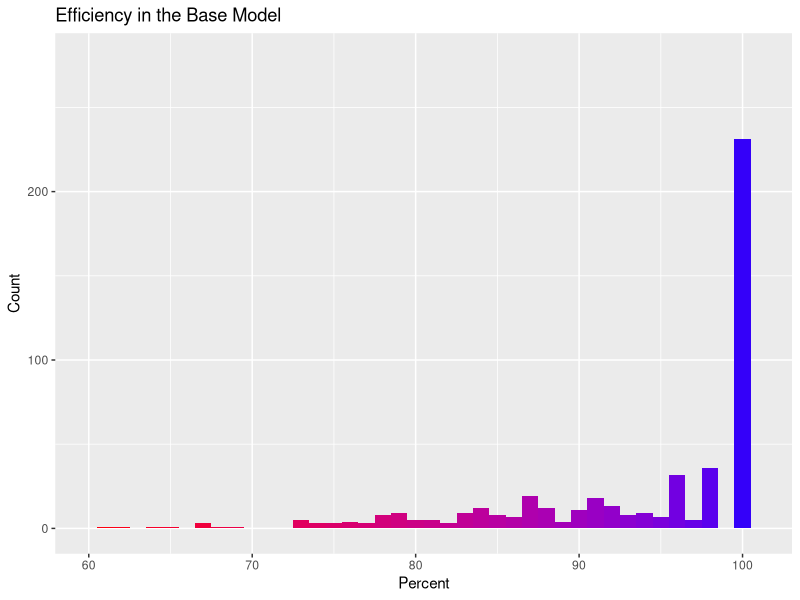
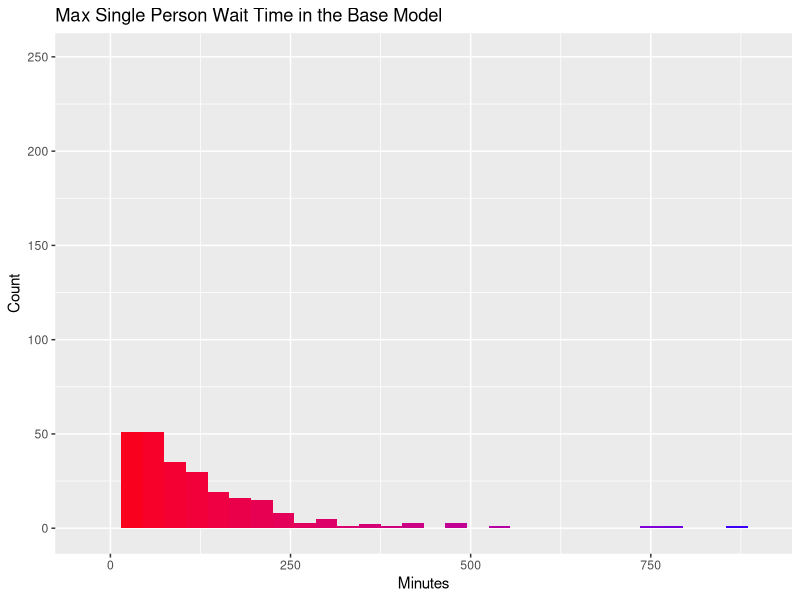
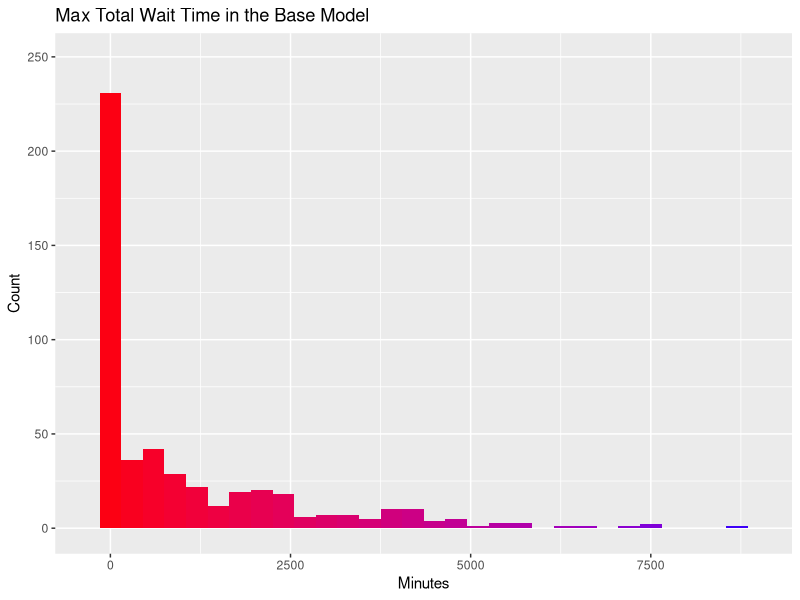
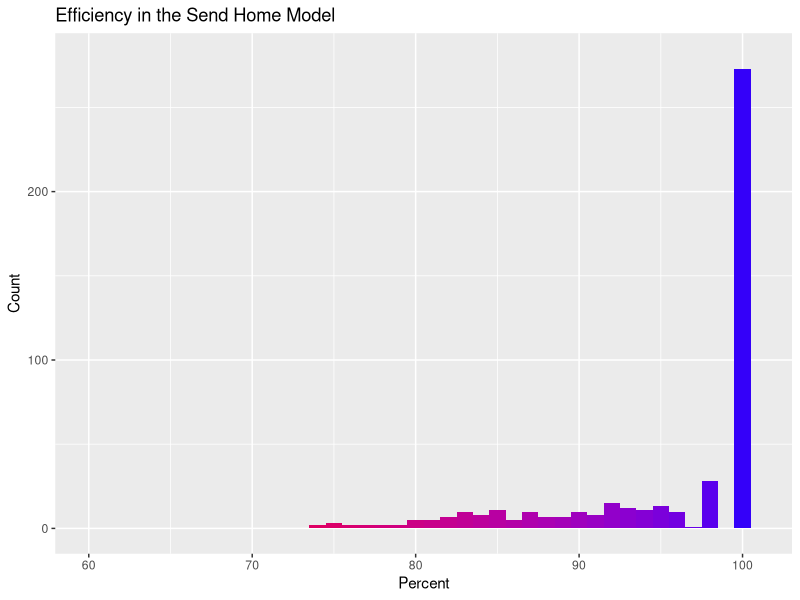
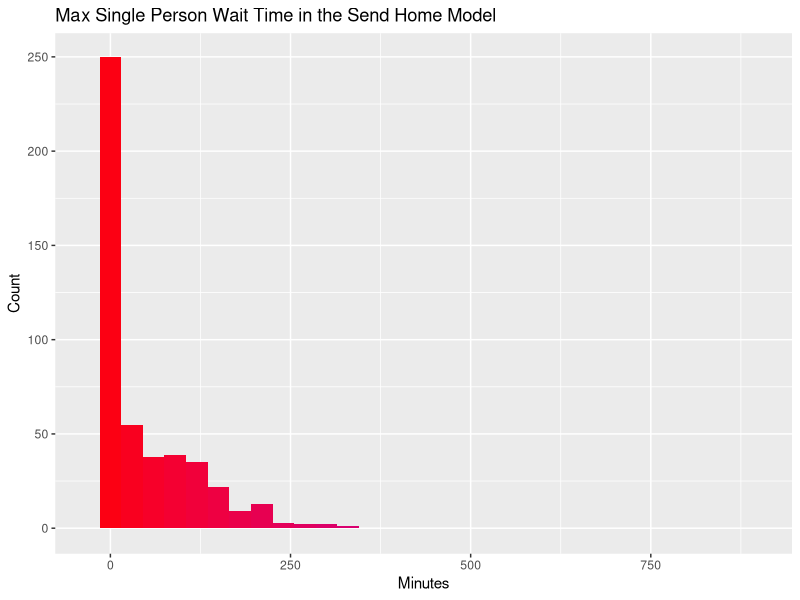
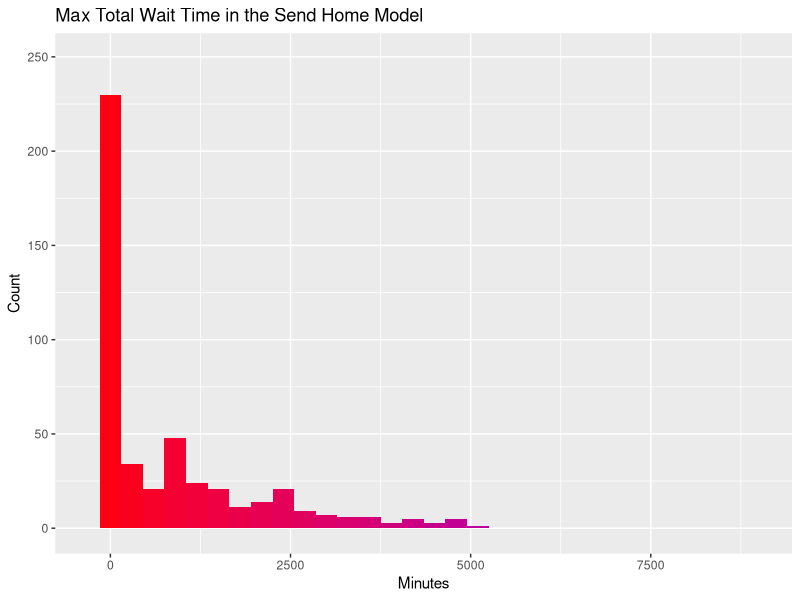
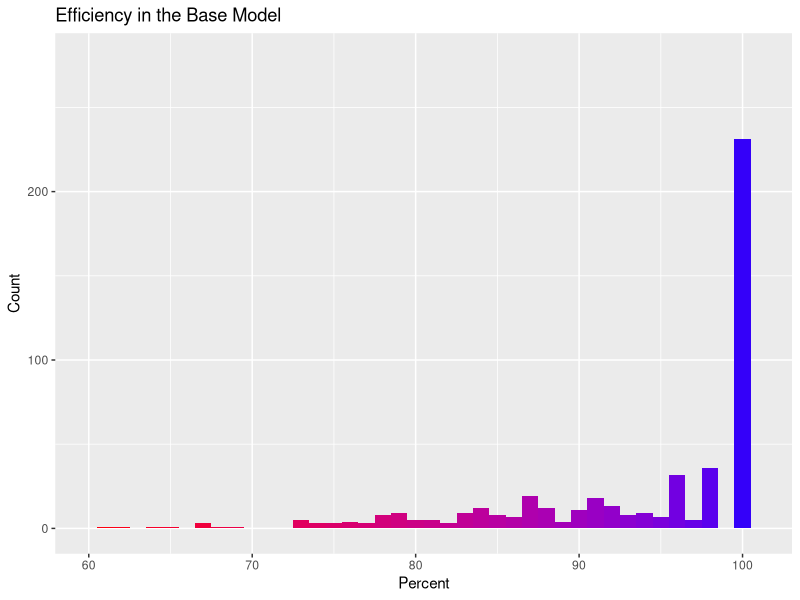
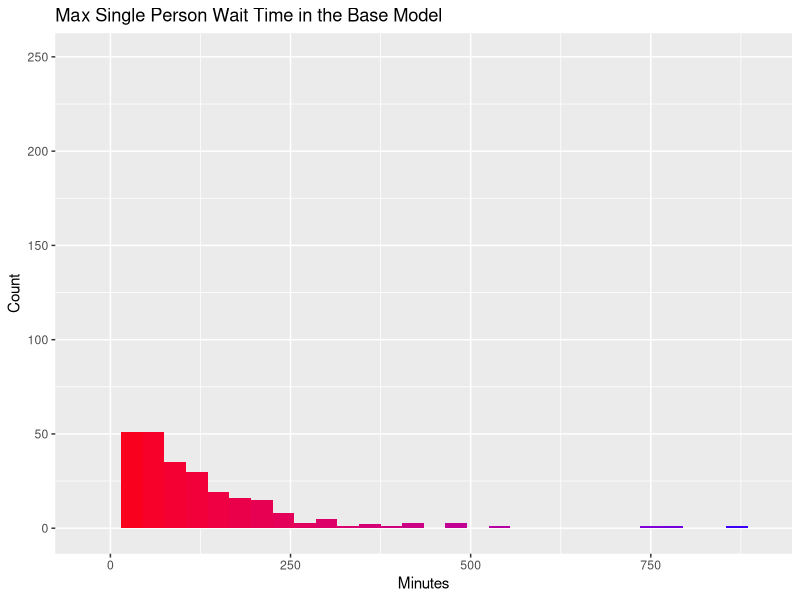

Generate these figures, in order, with R:
library(ggplot2)
library(reshape)
library(dplyr)

# create data
df.0 <- read.csv("Data/Original Model.csv")
df.1 <- read.csv("Data/Send Home.csv")

# make histogram graphs
ggplot(df.0, aes(x=Efficiency, fill = ..x..)) + geom_histogram(binwidth = 1) + scale_fill_gradient(low = "red", high = "blue") +
  labs(x = "Percent", y = "Count", title = "Efficiency in the Base Model") + theme(legend.position = "none")+ xlim(60,101) + ylim(-1, 280)
ggsave("Images/EfficiencyBase.png")
ggplot(df.0, aes(x=Longest.Wait, fill = ..x..)) + geom_histogram(binwidth = 30) + scale_fill_gradient(low = "red", high = "blue") +
  labs(x = "Minutes", y = "Count", title = "Max Single Person Wait Time in the Base Model") + theme(legend.position = "none")  + xlim(-30, 900) + ylim(-1, 250)
ggsave("Images/SPWaitBase.png")
ggplot(df.0, aes(x=Total.Wait, fill = ..x..)) + geom_histogram(binwidth = 300) + scale_fill_gradient(low = "red", high = "blue") +
  labs(x = "Minutes", y = "Count", title = "Max Total Wait Time in the Base Model") + theme(legend.position = "none") +xlim(-300, 9000) + ylim(-1, 250)
ggsave("Images/LongWaitBase.png")

ggplot(df.1, aes(x=Efficiency, fill = ..x..)) + geom_histogram(binwidth = 1) + scale_fill_gradient(low = "red", high = "blue") +
  labs(x = "Percent", y = "Count", title = "Efficiency in the Send Home Model") + theme(legend.position = "none") + xlim(60,101) + ylim(-1, 280)
ggsave("Images/EfficiencySH.png")
ggplot(df.1, aes(x=Longest.Wait, fill = ..x..)) + geom_histogram(binwidth = 30) + scale_fill_gradient(low = "red", high = "blue") +
  labs(x = "Minutes", y = "Count", title = "Max Single Person Wait Time in the Send Home Model") + theme(legend.position = "none") +xlim(-30, 900) + ylim(-1, 250)
ggsave("Images/SPWaitSH.png")
ggplot(df.1, aes(x=Total.Wait, fill = ..x..)) + geom_histogram(binwidth = 300) + scale_fill_gradient(low = "red", high = "blue") +
  labs(x = "Minutes", y = "Count", title = "Max Total Wait Time in the Send Home Model") + theme(legend.position = "none") +xlim(-300, 9000) + ylim(-1, 250)
ggsave("Images/LongWaitSH.png")
